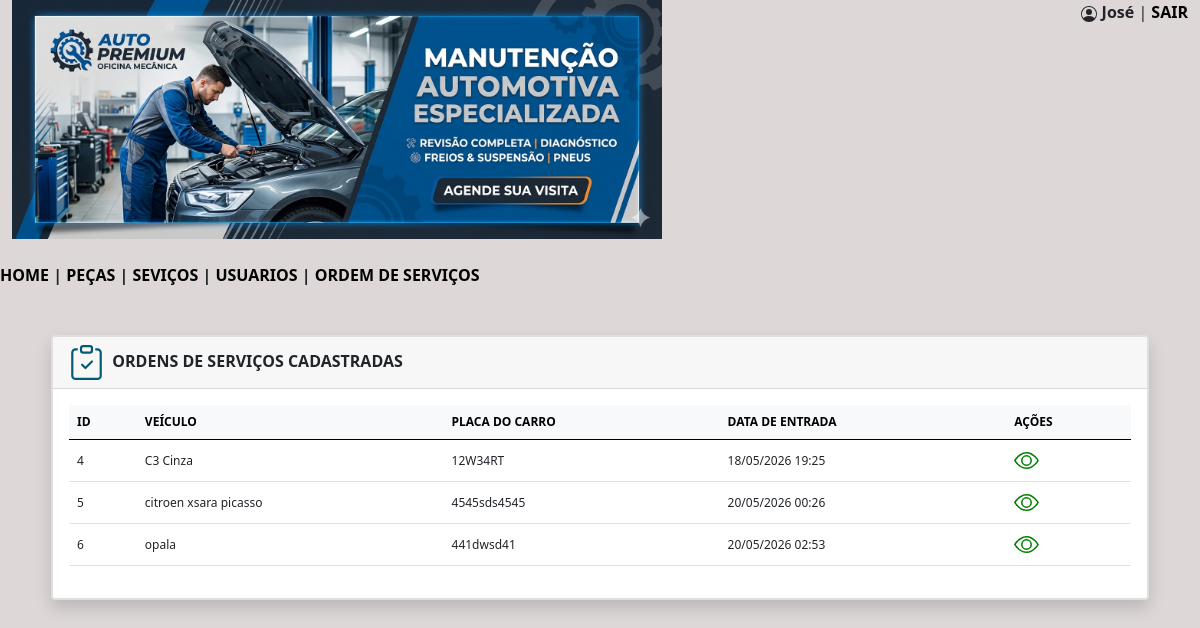
The page /mecanica/ordens_mec.php (signed in) on the database its author committed.
### tables this page shows
CREATE TABLE `ordens` (
  `id` int(11) NOT NULL,
  `nome_cliente` varchar(180) NOT NULL,
  `cpf` varchar(25) NOT NULL,
  `veiculo` varchar(100) NOT NULL,
  `placa` varchar(15) NOT NULL,
  `data_entrada` datetime NOT NULL,
  `data_saida` datetime NOT NULL,
  `status` tinyint(1) NOT NULL
);

### mecanica/ordens_mec.php (the view, shortened to what this page needs)
<!DOCTYPE html>
<html lang="pt-br">
    <head>
        <link href="https://cdn.jsdelivr.net/npm/bootstrap@5.0.2/dist/css/bootstrap.min.css" rel="stylesheet">
    </head>
    <body>
        <div class="container-fluid">
            <img src="imagens/banner.png" width="650">
            <?php
                echo "<div class='header'>";
                if (isset($_SESSION['nome'])) {
                    $nome = $_SESSION['nome'];
                    echo "<svg xmlns='http://www.w3.org/2000/svg' width='16' height='16' fill='currentColor' class='bi bi-person-circle' viewBox='0 0 16 16'>
                        <path d='M11 6a3 3 0 1 1-6 0 3 3 0 0 1 6 0'/>
                        <path fill-rule='evenodd' d='M0 8a8 8 0 1 1 16 0A8 8 0 0 1 0 8m8-7a7 7 0 0 0-5.468 11.37C3.242 11.226 4.805 10 8 10s4.757 1.225 5.468 2.37A7 7 0 0 0 8 1'/>
                        </svg>&nbsp;<b>".$nome."</b> | <a href='sair.php' style='color: black; text-decoration: none; font-weight: bold;'>SAIR</a>";
                }
                echo "</div>";
            ?>
        </div>
        <br/>
        <nav>
            <?php
                include 'menu.php';
            ?>
        </nav>
        <br/>
        <br/>
        <div class="row justify-content-center">
            <div class="col-md-11 mb-4">
                <div class="card shadow border-2">
                    <div class="card-header">
                        &nbsp;&nbsp;<b>ORDENS DE SERVIÇOS CADASTRADAS</b>
                    </div>
                    <div class="card-body">
                        <?php
                            include 'conecta.php';
                            $sql = "SELECT id, veiculo, placa, DATE_FORMAT(data_entrada, '%d/%m/%Y %H:%i') AS data_fentrada FROM ordens WHERE status = 0 ORDER BY data_entrada";
                            $consulta = $pdo->query($sql);
                            $listaordens = $consulta->fetchAll(PDO::FETCH_ASSOC);
                            if (count($listaordens) > 0) {
                                echo "<table class='table table-hover align-middle'>";
                                echo "<thead class='table-light'>
                                        <tr>
                                            <th>ID</th>
                                            <th>VEÍCULO</th>
                                            <th>PLACA DO CARRO</th>
                                            <th>DATA DE ENTRADA</th>
                                            <th>AÇÕES</th>
                                        </tr>
                                    </thead>";
                                echo "<tbody>";
                                foreach ($listaordens as $item) {
                                    $id = $item['id'];
                                    echo "<tr>";
                                        echo "<td>".htmlspecialchars($item['id'])."</td>";
                                        echo "<td>".htmlspecialchars($item['veiculo'])."</td>";
                                        echo "<td>".htmlspecialchars($item['placa'])."</td>";
                                        echo "<td>".htmlspecialchars($item['data_fentrada'])."</td>";
                                        echo "<td><a href='#' data-bs-toggle='modal' data-bs-target='#modalVisualizar' data-id='$id' title='Visualizar Ordem' class='me-1'><svg xmlns='http://www.w3.org/2000/svg' width='25' height='25' fill='green' class='bi bi-eye' viewBox='0 0 16 16'>
                                            <path d='M16 8s-3-5.5-8-5.5S0 8 0 8s3 5.5 8 5.5S16 8 16 8M1.173 8a13 13 0 0 1 1.66-2.043C4.12 4.668 5.88 3.5 8 3.5s3.879 1.168 5.168 2.457A13 13 0 0 1 14.828 8q-.086.13-.195.288c-.335.48-.83 1.12-1.465 1.755C11.879 11.332 10.119 12.5 8 12.5s-3.879-1.168-5.168-2.457A13 13 0 0 1 1.172 8z'/>
                                            <path d='M8 5.5a2.5 2.5 0 1 0 0 5 2.5 2.5 0 0 0 0-5M4.5 8a3.5 3.5 0 1 1 7 0 3.5 3.5 0 0 1-7 0'/>
                                            </svg></a> ";
                                    echo "</tr>";
                                }
                                echo "</tbody>";
                                echo "</table>";
                            }
                            else {
                                echo "<p><font color='red'><b>NÃO EXISTE ORDENS DE SERVIÇOS CADASTRADAS NO MOMENTO!</b></font></p>";
                            }
                        ?>
                    </div>
                </div>
            </div>
        </div>
    </body>
</html>

### mecanica/ordens_mec.php (style rules this page uses)
body { background-color: #ddd7d7; }
.header { float: right; }
table { font-size: 12px; }

### rows shown on the page
ordens: id "4", veiculo "C3 Cinza", placa "12W34RT", data_fentrada "18/05/2026 19:25"
ordens: id "5", veiculo "citroen xsara picasso", placa "4545sds4545", data_fentrada "20/05/2026 00:26"
ordens: id "6", veiculo "opala", placa "441dwsd41", data_fentrada "20/05/2026 02:53"

### other values the page prints
$nome "José"
